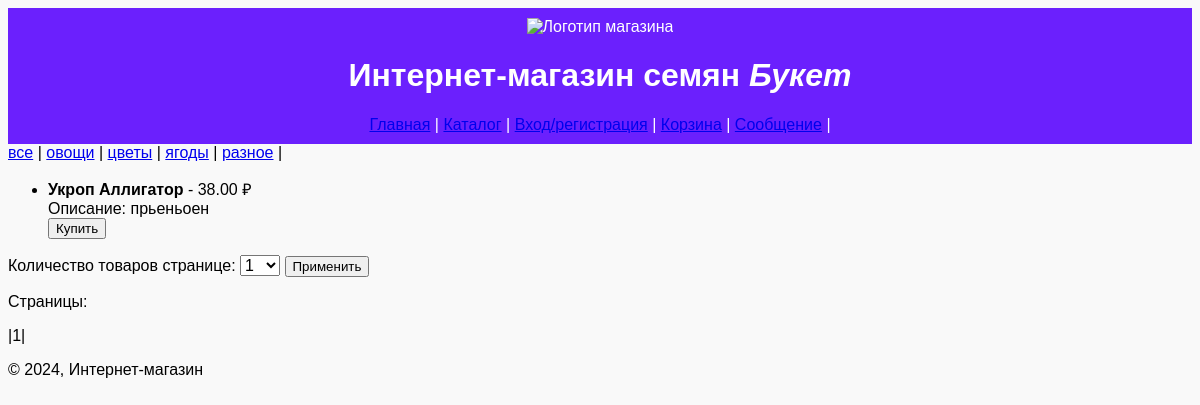
/kind/разное/, run on the app's committed database.
### seeds/models.py (models this page shows, shortened)
class Kind(models.Model):
    name_kind = models.CharField(max_length=50, verbose_name='Название вида')
    specification_kind = models.TextField(verbose_name='Описание вида')

class Product(models.Model):
    name_product = models.CharField(max_length=50, verbose_name='Название сорта')
    specification_product = models.TextField(verbose_name='Описание сорта')
    fabricator = models.CharField(max_length=50, verbose_name='Производитель')
    amount = models.PositiveSmallIntegerField(verbose_name='Количество в упаковке')
    price = models.DecimalField(max_digits=5, decimal_places=2, verbose_name='Цена')
    balance = models.PositiveIntegerField(verbose_name='Остаток')
    category = models.ForeignKey(Category, on_delete=models.PROTECT, null=True, blank=True, verbose_name='Категория')
    kind = models.ForeignKey(Kind, on_delete=models.PROTECT, null=True, blank=True, verbose_name='Вид')

### seeds/views.py (the view)
# urls.py: path('kind/<str:name_kind>/', catalog, name='catalog'),
def catalog(request, name_kind):
    global per_page
    kinds = Kind.objects.all()
    if name_kind != 'all':
        filtered_products = Product.objects.filter(kind__name_kind=name_kind)
    else:
        filtered_products = Product.objects.all()
    if request.method == 'POST':
        per_page = request.POST.get('page_len')
    paginator = Paginator(filtered_products, per_page)  # создаем пагинатор
    page_number = request.GET.get('page')  # получаем номер страницы, на которую переходит пользователь
    page_obj = paginator.get_page(page_number)  # получаем товары для текущей страницы
    context = {
        'page_obj': page_obj,
        'kinds': kinds,
    }
    return render(request, 'seeds/catalog.html', context)

### templates/seeds/catalog.html (shortened to what this page needs)
{% extends 'base.html' %}
{% block content %}
<nav>
    <a href="/kind/all/">все</a> |
    {% for kind in kinds %}
    <a href="/kind/{{ kind.name_kind|urlencode }}/">{{ kind.name_kind }}</a> |
    {% endfor %}
</nav>
{% if page_obj %}
    <ul>
        {% for product in page_obj %}
        <li>
            <strong>{{ product.name_product }}</strong> - {{ product.price }} ₽<br>
            Описание: {{ product.specification_product }}
            <br>
            <a href="/add_basket/{{ product.name_product|urlencode }}/"><button type="submit">Купить</button></a>
        </li>
        {% endfor %}
    </ul>
{% else %}
    <p>Товары отсутствуют</p>
{% endif %}
{% endblock %}
{% block pagination %}
    {{ block.super }}
{% endblock %}

### seeds/static/seedsshop/styles.css (style rules this page uses)
body { font-family: Arial, sans-serif; background-color: #f9f9f9; }

### data on the page
Kind: name_kind "овощи"
Kind: name_kind "цветы"
Kind: name_kind "ягоды"
Kind: name_kind "разное"
Product: name_product "Укроп Аллигатор", price "38.00", specification_product "прьеньоен"

### other printed values
{{ page_obj.number }} "1"
